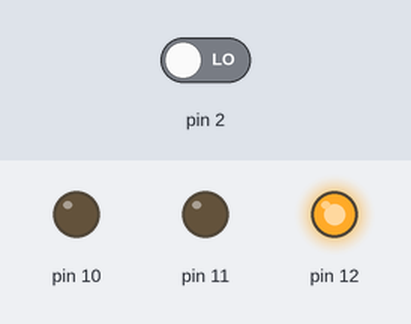
Bench run of a sketch on a simulated Arduino Uno, built with avr-gcc and run on an emulated ATmega328P. Parts: output pins drawn as LEDs (lit = HIGH). Dashed ring = blinking. The inputs (shaded band) are chosen by the test bench; at power-on: pin 2 LOW.

Above: at 1.2 s.
1.3 s: pin 2 driven HIGH
At 1.8 s:
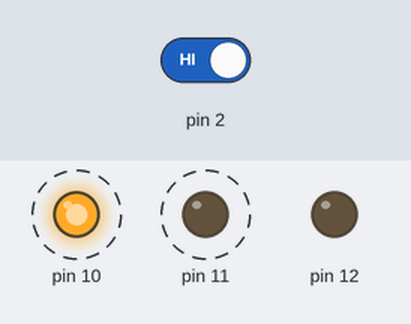
4.3 s: pin 2 driven LOW
At 5.5 s:
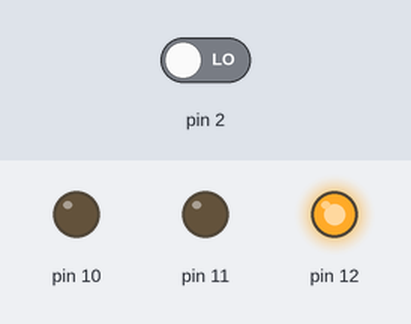
Timing chart, 0 to 7.3 s (numbered marks = the images above; inputs shaded):
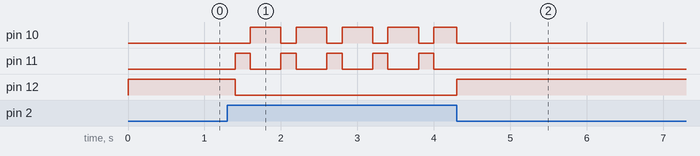

Measured:
- after the input at 1.3 s, pin 10: alternates HIGH for 0.40 s and LOW for 0.20 s, starting after 0.30 s; pin 11: alternates HIGH for 0.20 s and LOW for 0.40 s, starting after 0.10 s; pin 12: HIGH → LOW after 0.10 s
- after the input at 4.3 s, pin 11: stops changing and stays LOW; pin 12: LOW → HIGH at once

The sketch:

push_button_rgb.ino
```cpp
///to blink RGB leds using a push button///

int counter = 0;
int data = 0;
void setup()
{
  pinMode(12,OUTPUT);
  pinMode(11,OUTPUT);
  pinMode(10,OUTPUT);
  pinMode(2,INPUT);
  digitalWrite(12,HIGH);
}

void loop()
{
  data = digitalRead(2);
  if (data == HIGH){
    counter++ ;
    delay(100);
  }
  if (counter == 0){
    digitalWrite(12,HIGH);
    digitalWrite(11,LOW);
    digitalWrite(10,LOW);
    delay(100);
  }
  if (counter == 1){
    digitalWrite(12,LOW);
    digitalWrite(11,HIGH);
    digitalWrite(10,LOW);
    delay(100);
  }
  if (counter == 2){
    digitalWrite(12,LOW);
    digitalWrite(11,LOW);
    digitalWrite(10,HIGH);
    delay(100);
  }
  if (counter == 3){
    counter = 0;
    delay(100);
  }
}
```
